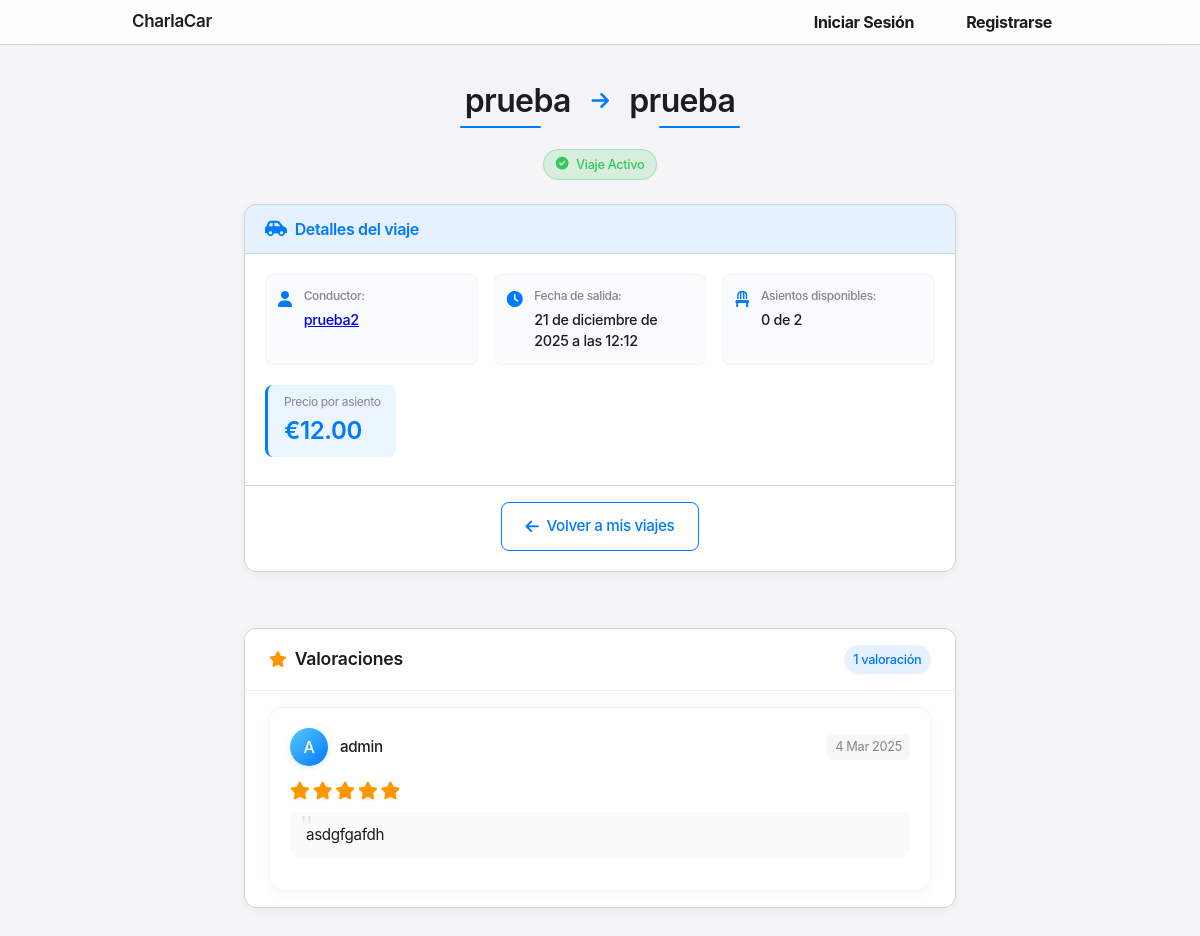
Page /ride/3/ on the earlier database version.
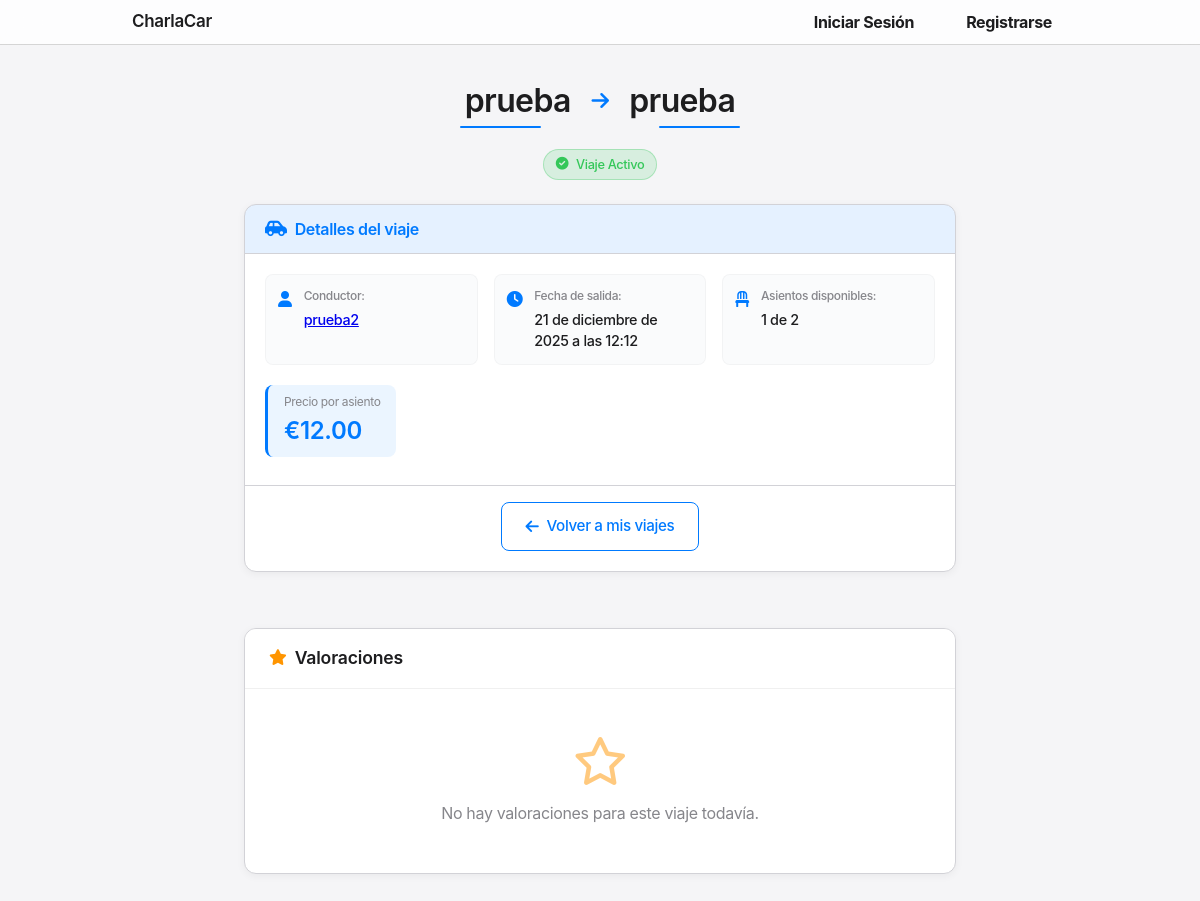
Same page on the later database version.
### rides/models.py (models this page shows, shortened)
class Ride(models.Model):
    driver = models.ForeignKey(User, on_delete=models.CASCADE, related_name='rides_as_driver')
    passengers = models.ManyToManyField(User, related_name='rides_as_passenger', blank=True)
    origin = models.CharField(max_length=100)
    destination = models.CharField(max_length=100)
    departure_time = models.DateTimeField()
    total_seats = models.PositiveIntegerField()
    price = models.DecimalField(max_digits=7, decimal_places=2)
    def get_formatted_price(self):
        return f"{settings.CURRENCY_SYMBOL}{self.price}"
    @property
    def seats_available(self):
        return self.total_seats - self.passengers.count()
    @property
    def is_active(self):
        return self.departure_time > timezone.now()

### reviews/models.py (models this page shows, shortened)
class Review(models.Model):
    ride = models.ForeignKey(Ride, on_delete=models.CASCADE, null=True, blank=True)
    user = models.ForeignKey(User, on_delete=models.CASCADE)
    rating = models.PositiveIntegerField(default=1)
    comment = models.TextField(blank=True, null=True)
    created_at = models.DateTimeField(auto_now_add=True)

### rides/views.py (the view)
# urls.py: path('ride/<int:ride_id>/', views.ride_detail, name='ride_detail'),
def ride_detail(request, ride_id):
    ride = get_object_or_404(Ride, id=ride_id)
    user_has_reviewed = False
    if request.user.is_authenticated:
        from reviews.models import Review
        user_has_reviewed = Review.objects.filter(ride=ride, user=request.user).exists()
    return render(request, 'rides/ride_detail.html', {
        'ride': ride,
        'user_has_reviewed': user_has_reviewed
    })

### rides/templates/rides/ride_detail.html (shortened to what the changed rows need)
{% extends 'base.html' %}
{% load static %}
{% block extra_styles %}
<link rel="stylesheet" href="{% static 'css/pages/ride-detail.css' %}">
<link rel="stylesheet" href="https://cdnjs.cloudflare.com/ajax/libs/font-awesome/6.0.0/css/all.min.css">
{% endblock %}
{% block content %}
<div class="detail-container">
    <div class="detail-hero">
        <h1><span class="origin">{{ ride.origin }}</span> <i class="fas fa-arrow-right journey-arrow"></i> <span class="destination">{{ ride.destination }}</span></h1>
    </div>
    <div class="detail-card">
        <div class="card-header">
            <h2>Detalles del viaje</h2>
        </div>
        <div class="detail-grid">
            <div class="detail-info">
                <div class="info-content">
                    <p><a href="{% url 'accounts:profile_view' ride.driver.username %}">{{ ride.driver.username }}</a></p>
                </div>
            </div>
            <div class="detail-info">
                <div class="info-content">
                    <strong>Fecha de salida:</strong>
                    <p>{{ ride.departure_time }}</p>
                </div>
            </div>
            <div class="detail-info">
                <div class="info-content">
                    <strong>Asientos disponibles:</strong>
                    <p>{{ ride.seats_available }} de {{ ride.total_seats }}</p>
                </div>
            </div>
        </div>
        <div class="price-reservation-wrapper">
            <div class="detail-price">
                <div class="price-label">Precio por asiento</div>
                <div class="price-value">{{ ride.get_formatted_price }}</div>
            </div>
        </div>
    </div>
    <div class="detail-card reviews-container">
        <div class="reviews-header">
            <h2 class="reviews-title">
                <i class="fas fa-star"></i> Valoraciones
            </h2>
            {% if ride.review_set.all %}
            <span class="review-count">{{ ride.review_set.count }} valoración{{ ride.review_set.count|pluralize:"es" }}</span>
            {% endif %}
        </div>
        {% if ride.review_set.all %}
            <div class="reviews-list">
                {% for review in ride.review_set.all %}
                    <div class="review-card">
                        <div class="review-header">
                            <div class="reviewer-info">
                                {% if review.user.profile.profile_image %}
                                    <div class="reviewer-avatar-img">
                                        <img src="{{ review.user.profile.profile_image.url }}" alt="{{ review.user.username }}" class="profile-img">
                                    </div>
                                {% else %}
                                    <div class="reviewer-avatar">
                                        {{ review.user.username|first|upper }}
                                    </div>
                                {% endif %}
                                <span class="reviewer-name">{{ review.user.username }}</span>
                            </div>
                            <span class="review-date">{{ review.created_at|date:"j M Y" }}</span>
                        </div>
                        <div class="star-rating">
                            {% for i in "12345" %}
                                {% if forloop.counter <= review.rating %}
                                    <i class="fas fa-star"></i>
                                {% else %}
                                    <i class="far fa-star"></i>
                                {% endif %}
                            {% endfor %}
                        </div>
                        {% if review.comment %}
                            <p class="review-comment">{{ review.comment }}</p>
                        {% endif %}
                    </div>
                {% endfor %}
            </div>
        {% else %}
            <div class="empty-reviews">
                <i class="far fa-star"></i>
                <p>No hay valoraciones para este viaje todavía.</p>
            </div>
        {% endif %}
    </div>
</div>
{% endblock %}

Differences in the rows shown:
removed Review: user.username|first "A", user.username "admin", created_at "4 Mar 2025", rating 6 (drawn), comment "asdgfgafdh"
shown differently, row unchanged: Ride "prueba": seats_available "0" → "1"; review_set.count "1" → (not shown)
Other differences:
text no longer shown: "valoración"
text now shown: "No hay valoraciones para este viaje todavía."
